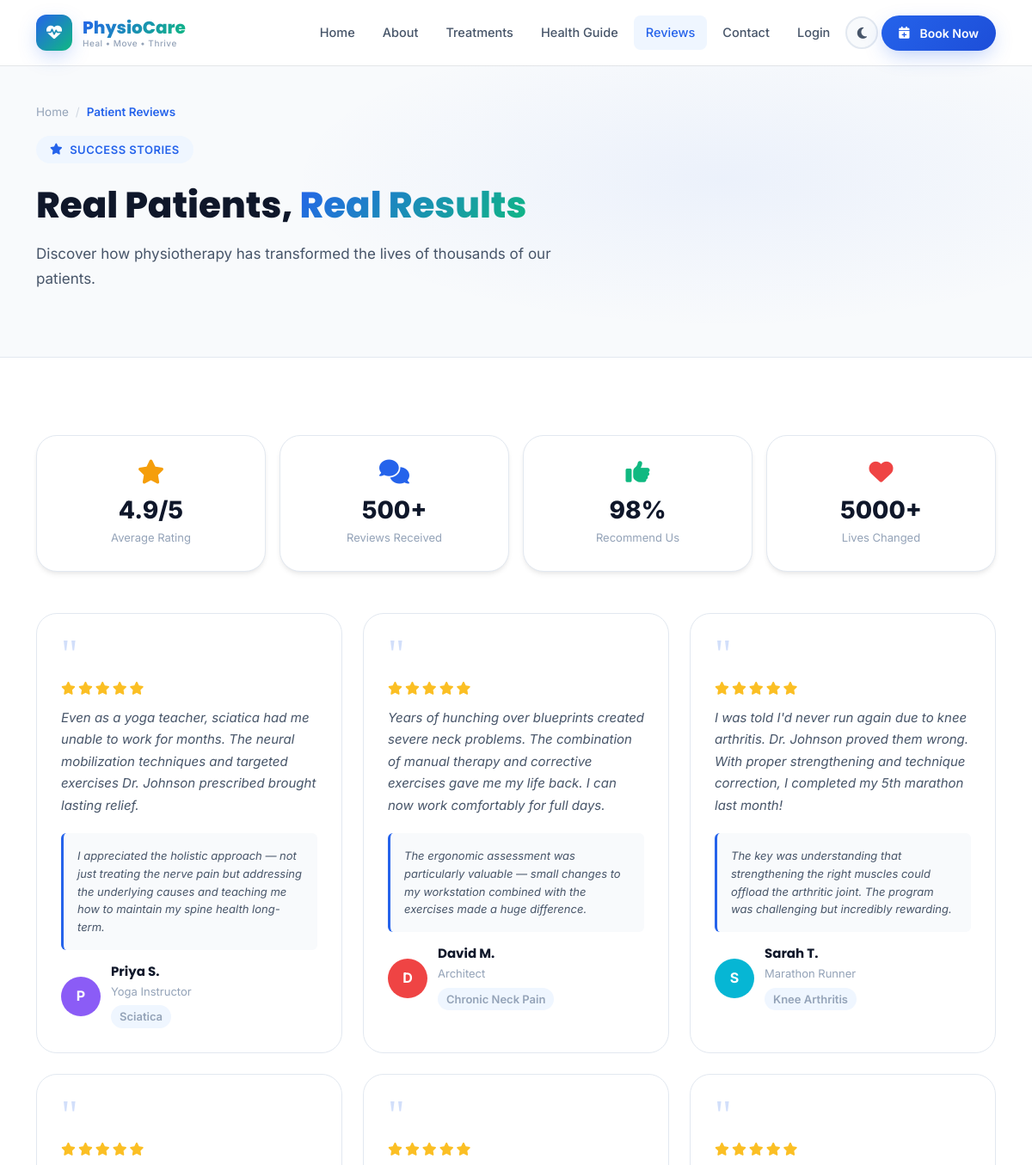
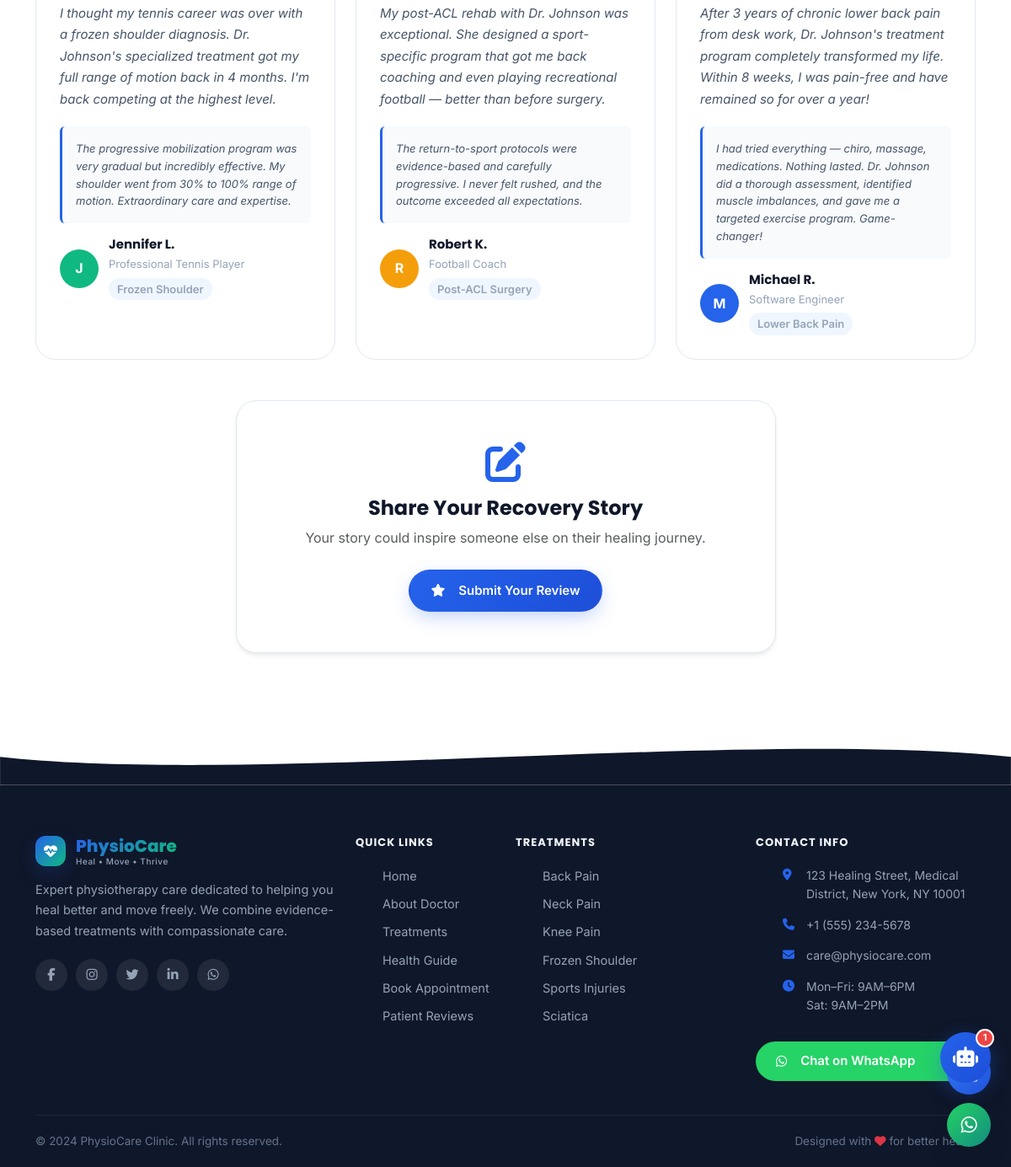
Screenshot of /testimonials with the database file from the repository (2 pictures, top to bottom).
### app/models.py (models this page shows, shortened)
class Testimonial(db.Model):
    __tablename__ = 'testimonials'
    id = db.Column(db.Integer, primary_key=True)
    patient_name = db.Column(db.String(128), nullable=False)
    condition = db.Column(db.String(128))
    review = db.Column(db.Text, nullable=False)
    rating = db.Column(db.Integer, default=5)
    recovery_story = db.Column(db.Text)
    occupation = db.Column(db.String(64))
    avatar_color = db.Column(db.String(32), default='#2563eb')
    is_approved = db.Column(db.Boolean, default=True)
    is_featured = db.Column(db.Boolean, default=False)
    created_at = db.Column(db.DateTime, default=datetime.utcnow)

### app/routes/main.py (the view)
@main.route('/testimonials')
def testimonials():
    all_testimonials = Testimonial.query.filter_by(is_approved=True).order_by(Testimonial.created_at.desc()).all()
    return render_template('testimonials.html', testimonials=all_testimonials, config=current_app.config)

### app/templates/testimonials.html (shortened to what this page needs)
{% extends "base.html" %}
{% block content %}
<div class="page-header">
  <div class="container page-header-content">
    <div class="breadcrumb-custom">
      <a href="{{ url_for('main.index') }}">Home</a><span class="sep">/</span>
      <span class="current">Patient Reviews</span>
    </div>
    <div class="section-tag"><i class="fas fa-star"></i> Success Stories</div>
    <h1 class="section-title mt-2">Real Patients, <span>Real Results</span></h1>
    <p class="section-subtitle">Discover how physiotherapy has transformed the lives of thousands of our patients.</p>
  </div>
</div>
<section class="section-pad">
  <div class="container">
    <div class="row g-3 mb-5">
      {% for num, label, icon, color in [
        ('4.9/5', 'Average Rating', 'fa-star', '#f59e0b'),
        ('500+', 'Reviews Received', 'fa-comments', '#2563eb'),
        ('98%', 'Recommend Us', 'fa-thumbs-up', '#10b981'),
        ('5000+', 'Lives Changed', 'fa-heart', '#ef4444')
      ] %}
      <div class="col-6 col-md-3" data-aos="fade-up" data-aos-delay="{{ loop.index0 * 80 }}">
        <div class="card-premium text-center">
          <i class="fas {{ icon }} mb-2" style="font-size:28px;color:{{ color }};"></i>
          <div style="font-size:28px;font-weight:800;color:var(--text);">{{ num }}</div>
          <div style="font-size:13px;color:var(--text-muted);">{{ label }}</div>
        </div>
      </div>
      {% endfor %}
    </div>
    <div class="row g-4">
      {% if testimonials %}
        {% for t in testimonials %}
        <div class="col-lg-4 col-md-6" data-aos="fade-up" data-aos-delay="{{ loop.index0 % 3 * 80 }}">
          <div class="testimonial-card">
            <div class="testimonial-quote">"</div>
            <div class="star-rating">
              {% for i in range(t.rating) %}<i class="fas fa-star"></i>{% endfor %}
            </div>
            <p class="testimonial-text">{{ t.review }}</p>
            {% if t.recovery_story %}
            <div class="mb-3 p-3 rounded" style="background:var(--bg-secondary);font-size:13px;color:var(--text-secondary);font-style:italic;border-left:3px solid var(--primary);">
              {{ t.recovery_story[:200] }}{% if t.recovery_story|length > 200 %}...{% endif %}
            </div>
            {% endif %}
            <div class="testimonial-author">
              <div class="author-avatar" style="background:{{ t.avatar_color }};">
                {{ t.patient_name[0] }}
              </div>
              <div class="author-info">
                <h6>{{ t.patient_name }}</h6>
                {% if t.occupation %}<span>{{ t.occupation }}</span>{% endif %}
                <div><span class="condition-tag">{{ t.condition }}</span></div>
              </div>
            </div>
          </div>
        </div>
        {% endfor %}
      {% else %}
      <div class="col-12 text-center py-5">
        <i class="fas fa-star fa-3x mb-3" style="color:var(--text-muted);opacity:0.3;"></i>
        <p class="text-muted">No reviews yet. Be the first to share your experience!</p>
      </div>
      {% endif %}
    </div>
    <div class="row justify-content-center mt-5">
      <div class="col-lg-7" data-aos="zoom-in">
        <div class="card-premium text-center p-5">
          <i class="fas fa-pen-to-square fa-3x mb-3" style="color:var(--primary);"></i>
          <h4 class="mb-2">Share Your Recovery Story</h4>
          <p class="text-muted mb-4">Your story could inspire someone else on their healing journey.</p>
          <button class="btn btn-primary" data-bs-toggle="modal" data-bs-target="#reviewModal">
            <i class="fas fa-star me-2"></i>Submit Your Review
          </button>
        </div>
      </div>
    </div>
  </div>
</section>
{% endblock %}

### rows the page displays
Testimonial: rating 5 (drawn), review "Even as a yoga teacher, sciatica had me unable to work for months. The neural mobilization techniques and targeted exercises Dr. Johnson prescribed brought lasting relief.", recovery_story "I appreciated the holistic approach — not just treating the nerve pain but addressing the underlying causes and teaching me how to maintain my spine health long-term.", patient_name "P", patient_name "Priya S.", occupation "Yoga Instructor", condition "Sciatica"
Testimonial: rating 5 (drawn), review "Years of hunching over blueprints created severe neck problems. The combination of manual therapy and corrective exercises gave me my life back. I can now work comfortably for full days.", recovery_story "The ergonomic assessment was particularly valuable — small changes to my workstation combined with the exercises made a huge difference.", patient_name "D", patient_name "David M.", occupation "Architect", condition "Chronic Neck Pain"
Testimonial: rating 5 (drawn), review "I was told I'd never run again due to knee arthritis. Dr. Johnson proved them wrong. With proper strengthening and technique correction, I completed my 5th marathon last month!", recovery_story "The key was understanding that strengthening the right muscles could offload the arthritic joint. The program was challenging but incredibly rewarding.", patient_name "S", patient_name "Sarah T.", occupation "Marathon Runner", condition "Knee Arthritis"
Testimonial: rating 5 (drawn), review "I thought my tennis career was over with a frozen shoulder diagnosis. Dr. Johnson's specialized treatment got my full range of motion back in 4 months. I'm back competing at the highest level.", recovery_story "The progressive mobilization program was very gradual but incredibly effective. My shoulder went from 30% to 100% range of motion. Extraordinary care and expertise.", patient_name "J", patient_name "Jennifer L.", occupation "Professional Tennis Player", condition "Frozen Shoulder"
Testimonial: rating 5 (drawn), review "My post-ACL rehab with Dr. Johnson was exceptional. She designed a sport-specific program that got me back coaching and even playing recreational football — better than before surgery.", recovery_story "The return-to-sport protocols were evidence-based and carefully progressive. I never felt rushed, and the outcome exceeded all expectations.", patient_name "R", patient_name "Robert K.", occupation "Football Coach", condition "Post-ACL Surgery"
Testimonial: rating 5 (drawn), review "After 3 years of chronic lower back pain from desk work, Dr. Johnson's treatment program completely transformed my life. Within 8 weeks, I was pain-free and have remained so for over a year!", recovery_story "I had tried everything — chiro, massage, medications. Nothing lasted. Dr. Johnson did a thorough assessment, identified muscle imbalances, and gave me a targeted exercise program. Game-changer!", patient_name "M", patient_name "Michael R.", occupation "Software Engineer", condition "Lower Back Pain"

### other values shown
{{ num }} "4.9/5" "500+" "98%" "5000+"
{{ label }} "Average Rating" "Reviews Received" "Recommend Us" "Lives Changed"
{{ config.CLINIC_ADDRESS }} "123 Healing Street, Medical District, New York, NY 10001"
{{ config.CLINIC_PHONE }} "+1 (555) 234-5678"
{{ config.CLINIC_EMAIL }} "care@physiocare.com"
{{ config.CLINIC_NAME }} "PhysioCare Clinic"
